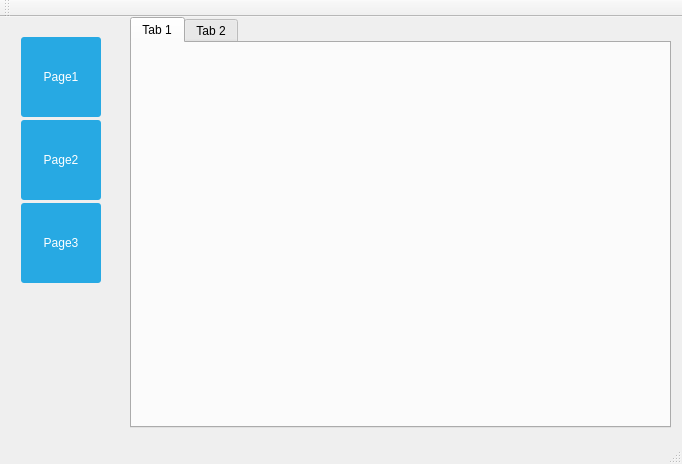
<?xml version="1.0" encoding="UTF-8"?>
<ui version="4.0">
 <class>MainWindow</class>
 <widget class="QMainWindow" name="MainWindow">
  <property name="geometry">
   <rect>
    <x>0</x>
    <y>0</y>
    <width>682</width>
    <height>464</height>
   </rect>
  </property>
  <property name="windowTitle">
   <string>MainWindow</string>
  </property>
  <property name="styleSheet">
   <string notr="true">QPushButton
{
	color:	white;
	background-color: #27a9e3;
	border-width: 0px;
	border-radius: 3px;
}</string>
  </property>
  <widget class="QWidget" name="centralWidget">
   <widget class="QTabWidget" name="tabWidget">
    <property name="geometry">
     <rect>
      <x>130</x>
      <y>0</y>
      <width>541</width>
      <height>411</height>
     </rect>
    </property>
    <widget class="QWidget" name="tab">
     <attribute name="title">
      <string>Tab 1</string>
     </attribute>
    </widget>
    <widget class="QWidget" name="tab_2">
     <attribute name="title">
      <string>Tab 2</string>
     </attribute>
    </widget>
   </widget>
   <widget class="QWidget" name="verticalLayoutWidget">
    <property name="geometry">
     <rect>
      <x>10</x>
      <y>9</y>
      <width>82</width>
      <height>401</height>
     </rect>
    </property>
    <layout class="QVBoxLayout" name="verticalLayout">
     <property name="spacing">
      <number>3</number>
     </property>
     <property name="sizeConstraint">
      <enum>QLayout::SetMinimumSize</enum>
     </property>
     <item>
      <widget class="QPushButton" name="pushButton_2">
       <property name="sizePolicy">
        <sizepolicy hsizetype="Fixed" vsizetype="Fixed">
         <horstretch>0</horstretch>
         <verstretch>0</verstretch>
        </sizepolicy>
       </property>
       <property name="minimumSize">
        <size>
         <width>80</width>
         <height>80</height>
        </size>
       </property>
       <property name="text">
        <string>Page1</string>
       </property>
       <property name="iconSize">
        <size>
         <width>55</width>
         <height>55</height>
        </size>
       </property>
      </widget>
     </item>
     <item>
      <widget class="QPushButton" name="pushButton_3">
       <property name="sizePolicy">
        <sizepolicy hsizetype="Fixed" vsizetype="Fixed">
         <horstretch>0</horstretch>
         <verstretch>0</verstretch>
        </sizepolicy>
       </property>
       <property name="minimumSize">
        <size>
         <width>80</width>
         <height>80</height>
        </size>
       </property>
       <property name="text">
        <string>Page2</string>
       </property>
       <property name="iconSize">
        <size>
         <width>55</width>
         <height>55</height>
        </size>
       </property>
      </widget>
     </item>
     <item>
      <widget class="QPushButton" name="pushButton">
       <property name="sizePolicy">
        <sizepolicy hsizetype="Fixed" vsizetype="Fixed">
         <horstretch>0</horstretch>
         <verstretch>0</verstretch>
        </sizepolicy>
       </property>
       <property name="minimumSize">
        <size>
         <width>80</width>
         <height>80</height>
        </size>
       </property>
       <property name="text">
        <string>Page3</string>
       </property>
       <property name="iconSize">
        <size>
         <width>16</width>
         <height>16</height>
        </size>
       </property>
      </widget>
     </item>
     <item>
      <spacer name="verticalSpacer">
       <property name="orientation">
        <enum>Qt::Vertical</enum>
       </property>
       <property name="sizeHint" stdset="0">
        <size>
         <width>20</width>
         <height>40</height>
        </size>
       </property>
      </spacer>
     </item>
    </layout>
   </widget>
  </widget>
  <widget class="QMenuBar" name="menuBar">
   <property name="geometry">
    <rect>
     <x>0</x>
     <y>0</y>
     <width>682</width>
     <height>25</height>
    </rect>
   </property>
  </widget>
  <widget class="QToolBar" name="mainToolBar">
   <attribute name="toolBarArea">
    <enum>TopToolBarArea</enum>
   </attribute>
   <attribute name="toolBarBreak">
    <bool>false</bool>
   </attribute>
  </widget>
  <widget class="QStatusBar" name="statusBar"/>
 </widget>
 <layoutdefault spacing="6" margin="11"/>
 <resources/>
 <connections/>
</ui>
